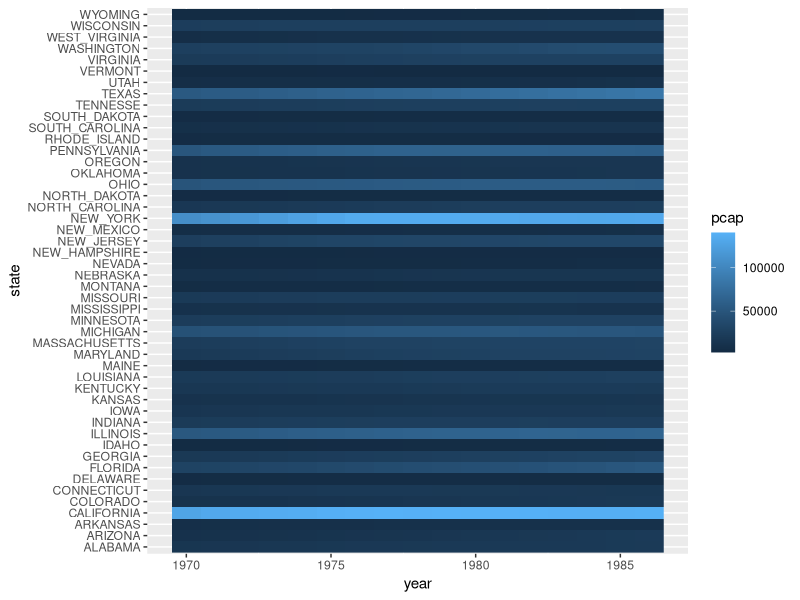
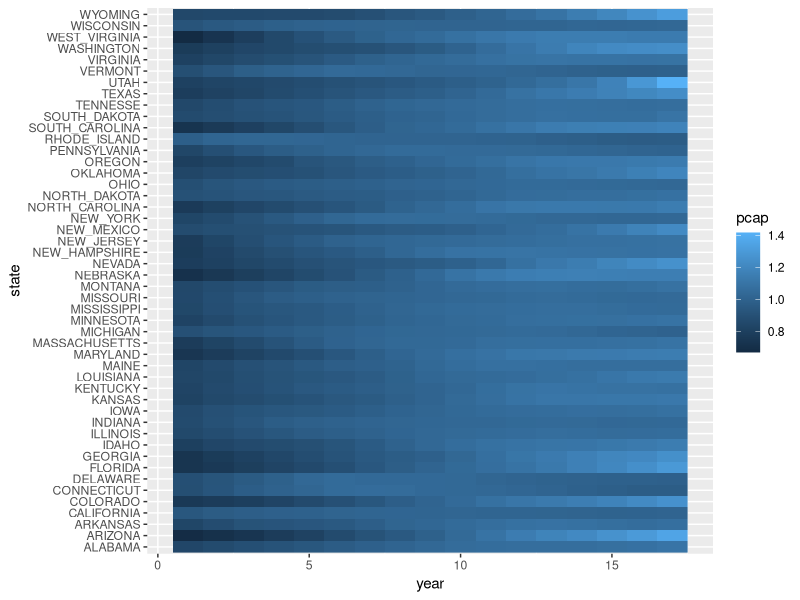
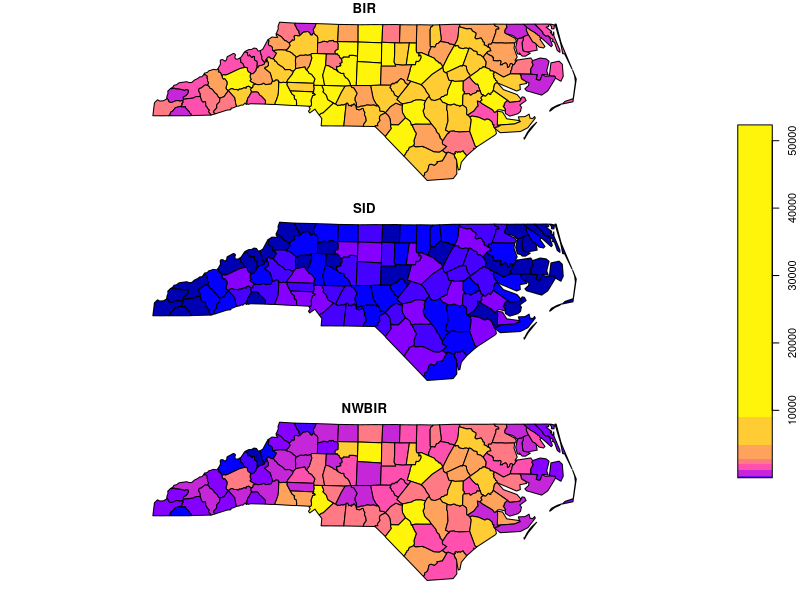
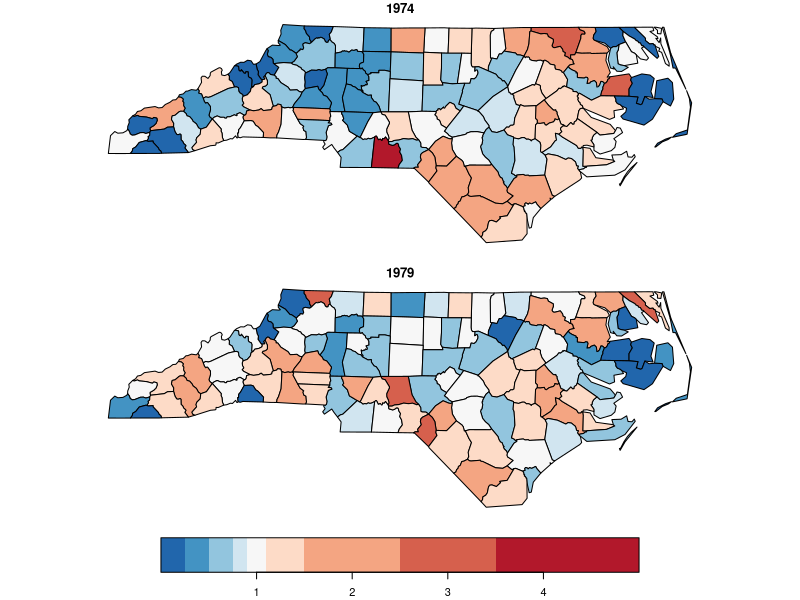
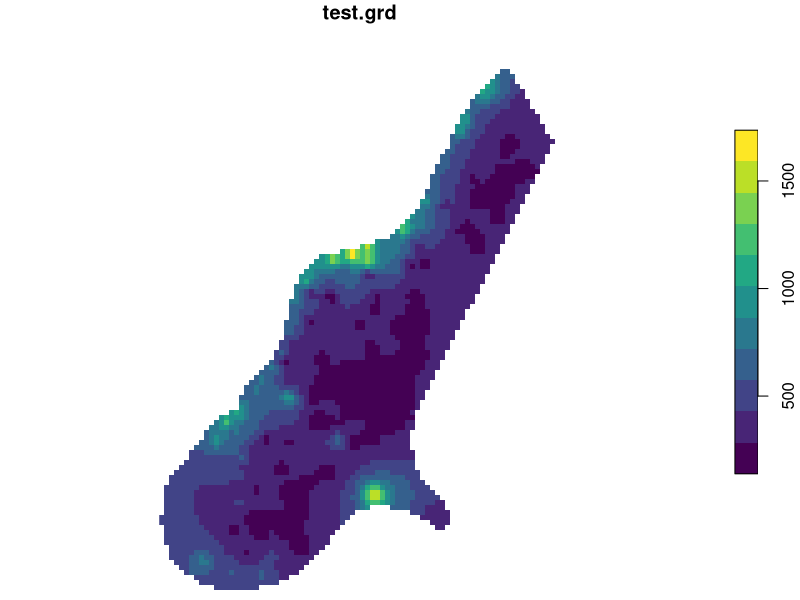
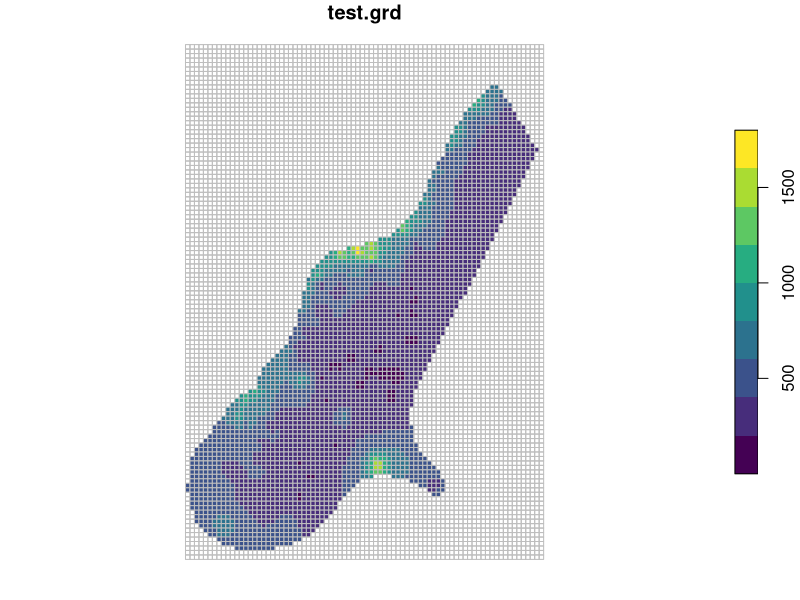

R code for these plots, in order: (Note: this script raises an error after producing the figures.)
## ---- chunk 1
knitr::opts_chunk$set(echo = TRUE,
                      paged.print = FALSE)
## ---- chunk 2
library(stars)
## ---- chunk 3
library(ggplot2)
data(Produc, package = "plm")
head(Produc)
ggplot(Produc) + geom_raster(aes(y = state, x = year, fill = pcap))
## ---- chunk 4
(s = st_as_stars(Produc, y_decreasing = FALSE))
s = st_apply(s, 1, function(x) x/mean(x)) %>%
  st_set_dimensions(names = c("year", "state"))
s
pr = as.data.frame(s)
head(pr)
ggplot(pr) + geom_raster(aes(y = state, x = year, fill = pcap))
## ---- chunk 5
nc = read_sf(system.file("gpkg/nc.gpkg", package="sf"))
nc.df = st_set_geometry(nc, NULL) # m is a regular, non-spatial data.frame
head(nc.df)
## ---- chunk 6
mat = as.matrix(nc.df[c("BIR74", "SID74", "NWBIR74", "BIR79", "SID79", "NWBIR79")])
dim(mat) = c(county = 100, var = 3, year = 2) # make it a 3-dimensional array
# set dimension values to the array:
dimnames(mat) = list(county = nc$NAME, var = c("BIR", "SID", "NWBIR"), year = c(1974, 1979))
# convert array into a stars object
(nc.st = st_as_stars(pop = mat))
## ---- chunk 7
(nc.geom <- st_set_dimensions(nc.st, 1, st_geometry(nc)))
## ---- chunk 8
plot(st_apply(nc.geom, c(1,2), sum), key.pos = 4) # sum population over year
## ---- chunk 9
# split out BIR, SID, NWBIR over attributes:
split(nc.geom, 2) 
# sum by category:
(nc.sum = sapply(split(nc.geom, 2), sum)) 
# denominator: mean incidence ratio, averaged over county & years:
(IR = nc.sum[2]/nc.sum[1]) 
# standardise each year/counte value by dividing over IR:
nc.SIR = st_apply(nc.geom, c(1,3), function(x) (x[2]/x[1])/IR)
plot(nc.SIR, breaks = c(0,.25,.5,.75,.9,1.1,1.5,2.5,3.5,5), 
  pal = rev(RColorBrewer::brewer.pal(9, "RdBu")))
## ---- chunk 10
#library(mapview)
#mapview(breweries)
## ---- chunk 11
(g = read_stars(system.file("external/test.grd", package = "raster")))
plot(g, col = viridis::viridis(11), breaks = "equal")
## ---- chunk 12
(g.sf = st_as_sf(g, na.rm = FALSE))
plot(g.sf, border = 'grey', pal = viridis::viridis(9), nbreaks = 10)
## ---- chunk 13
(r = read_stars(system.file("pictures/Rlogo.jpg", package = "rgdal"))) # the old one
plot(r, breaks = "equal")
## ---- chunk 14
(r.rgb = st_rgb(r))
r.rgb[[1]][1:3,1]
## ---- chunk 15
L7file = system.file("tif/L7_ETMs.tif", package = "stars")
(L7 = read_stars(L7file))
## ---- chunk 16
plot(L7)
## ---- chunk 17
plot(L7, join_zlim = FALSE)
## ---- chunk 18
par(mfrow = c(1, 2))
plot(L7, rgb = c(3,2,1), reset = FALSE, main = "RGB")    # rgb
plot(L7, rgb = c(4,3,2), main = "False color (NIR-R-G)") # false color
## ---- chunk 19
bb = st_bbox(c(xmin = -10, xmax = 20, ymin = 40, ymax = 60), crs = 4326)
(x = st_as_stars(bb, dx = 1, dy = 1))
## ---- chunk 20
sf_use_s2(FALSE)
library(rnaturalearth)
ne = ne_countries(returnclass = "sf", continent = 'europe')
ne$pop_dens = units::set_units(ne$pop_est / st_area(ne), 1/(km^2))
plot(ne["pop_dens"], reset = FALSE, extent = bb)
pop = st_rasterize(ne["pop_dens"], x)
plot(st_as_sf(pop, na.rm = FALSE), add = TRUE, border = 'grey')
## ---- chunk 21
(pop.3035 = st_transform(pop, 3035))
ne.3035 = st_transform(ne, 3035)
plot(pop.3035, border = 'grey', reset = FALSE)
plot(st_geometry(ne.3035), add = TRUE, border = 'yellow')
## ---- chunk 22
target_grid = st_as_stars(st_bbox(pop.3035)) # add dimensions/cell sizes etc here
(w = st_warp(pop, target_grid)) # or give only a target crs
plot(w, border = 'grey', reset = FALSE)
plot(st_geometry(ne.3035), add = TRUE, border = 'yellow')
## ---- chunk 23
(w <- system.file("nc/bcsd_obs_1999.nc", package = "stars") %>%
    read_stars("data/full_data_daily_2013.nc"))
plot(w)
## ---- chunk 24
x = c(
"avhrr-only-v2.19810901.nc",
"avhrr-only-v2.19810902.nc",
"avhrr-only-v2.19810903.nc",
"avhrr-only-v2.19810904.nc",
"avhrr-only-v2.19810905.nc",
"avhrr-only-v2.19810906.nc",
"avhrr-only-v2.19810907.nc",
"avhrr-only-v2.19810908.nc",
"avhrr-only-v2.19810909.nc"
)
# see the second vignette:
# install.packages("starsdata", repos = "http://gis-bigdata.uni-muenster.de", type = "source")
file_list = system.file(paste0("netcdf/", x), package = "starsdata")
(y = read_stars(file_list, quiet = TRUE))
## ---- chunk 25
(z = adrop(y))
## ---- chunk 26
library(ggplot2)
library(viridis)
## Loading required package: viridisLite
library(ggthemes)
ggplot() +
  geom_stars(data = z[1], alpha = 0.8, downsample = c(10, 10, 1)) +
  facet_wrap("time") +
  scale_fill_viridis() +
  coord_equal() +
  theme_map() +
  theme(legend.position = "bottom") +
  theme(legend.key.width = unit(2, "cm"))
## ---- chunk 27
y[2] # second attribute
y[,1:10,1:12] # x/y region
y[,,,1] # zlev
y[,,,,3:5] # time
## ---- chunk 28
granule = system.file("sentinel/S2A_MSIL1C_20180220T105051_N0206_R051_T32ULE_20180221T134037.zip", 
  package = "starsdata")
s2 = paste0("SENTINEL2_L1C:/vsizip/", granule, 
  "/S2A_MSIL1C_20180220T105051_N0206_R051_T32ULE_20180221T134037.SAFE/MTD_MSIL1C.xml:10m:EPSG_32632")
(p = read_stars(s2))
## ---- chunk 29
ndvi = function(x) (x[4]-x[1])/(x[4]+x[1])
(p.ndvi = st_apply(p, c("x", "y"), ndvi)) # doesn't actually do anything, yet
plot(p.ndvi)
## ---- chunk 30
dirs = list.dirs(".")
dirs = dirs[grepl("./LC08229064", dirs)] # those starting with ./LC08229064 : an L8 scene
f = list.files(dirs, pattern = "*band[1-7].tif", full.names = TRUE)

# to save memory, we continuously overwrite an object called "l":
l = lapply(f, function(x) read_stars(x, proxy=FALSE))
# the scenes don't line up 100%, so we need to warp them to the geometry of the first:
for (i in 2:length(l))
	l[[i]] = st_warp(l[[i]], l[[1]])
l = do.call(c, l) # every band is an attribute, with ugly names:
names(l)[1:3]

# get dates from scene name:
d = as.Date(substr(names(l), 18, 25), format = "%Y%m%d")
d[1:3]
# get band from scene name:
band = substr(names(l), 45, 49)
band[1:7]

# throw all bands in a dimension:
(l = merge(l))

di =  st_dimensions(l)
di[3] = NULL # remove the third attribute
# the order in which we add these dimensions matters; band cycles fastest, so will be added last:
di$date = stars:::create_dimension(values = unique(d))
di$band = stars:::create_dimension(values = unique(band))

(l = st_redimension(l, di))
l[l < 0] = NA # remove all NA cells

# select a single time slice and show all bands:
plot(adrop(l[,,,1,]))
# select a band and see a time series of that band
plot(l[,,,,1])
# reduce dimension "band" to an index (ndvi) and show its time series:
ndvi = function(x) (x[5]-x[4])/(x[5]+x[4])
plot(st_apply(l, 1:3, ndvi), breaks = "equal")
